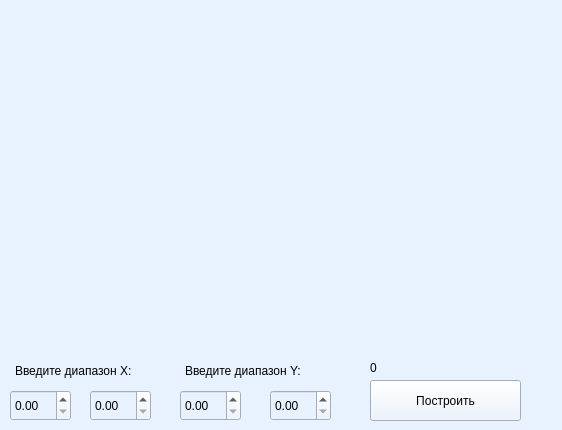
<?xml version="1.0" encoding="UTF-8"?>
<ui version="4.0">
 <class>Graph</class>
 <widget class="QWidget" name="Graph">
  <property name="geometry">
   <rect>
    <x>0</x>
    <y>0</y>
    <width>562</width>
    <height>430</height>
   </rect>
  </property>
  <property name="windowTitle">
   <string>Form</string>
  </property>
  <property name="styleSheet">
   <string notr="true">background-color: rgb(232, 242, 255)</string>
  </property>
  <widget class="QCustomPlot" name="widget" native="true">
   <property name="geometry">
    <rect>
     <x>10</x>
     <y>10</y>
     <width>541</width>
     <height>341</height>
    </rect>
   </property>
   <property name="styleSheet">
    <string notr="true">QCustomPlot {background-color: #ffffff;
border-radius: 5%;
margin: 2;
}</string>
   </property>
  </widget>
  <widget class="QDoubleSpinBox" name="xMin">
   <property name="geometry">
    <rect>
     <x>90</x>
     <y>390</y>
     <width>61</width>
     <height>31</height>
    </rect>
   </property>
   <property name="styleSheet">
    <string notr="true"/>
   </property>
  </widget>
  <widget class="QDoubleSpinBox" name="yMin">
   <property name="geometry">
    <rect>
     <x>270</x>
     <y>390</y>
     <width>61</width>
     <height>31</height>
    </rect>
   </property>
   <property name="styleSheet">
    <string notr="true"/>
   </property>
  </widget>
  <widget class="QDoubleSpinBox" name="xMax">
   <property name="geometry">
    <rect>
     <x>10</x>
     <y>390</y>
     <width>61</width>
     <height>31</height>
    </rect>
   </property>
   <property name="styleSheet">
    <string notr="true"/>
   </property>
  </widget>
  <widget class="QLabel" name="yMaxLabel">
   <property name="geometry">
    <rect>
     <x>180</x>
     <y>355</y>
     <width>151</width>
     <height>31</height>
    </rect>
   </property>
   <property name="styleSheet">
    <string notr="true">QLabel {
color: black;
padding-left: 2;
font: 14pt &quot;Sans Serif Collection&quot;;
}</string>
   </property>
   <property name="text">
    <string>Введите диапазон Y:</string>
   </property>
  </widget>
  <widget class="QDoubleSpinBox" name="yMax">
   <property name="geometry">
    <rect>
     <x>180</x>
     <y>390</y>
     <width>61</width>
     <height>31</height>
    </rect>
   </property>
   <property name="styleSheet">
    <string notr="true"/>
   </property>
  </widget>
  <widget class="QLabel" name="xMaxLabel">
   <property name="geometry">
    <rect>
     <x>10</x>
     <y>355</y>
     <width>151</width>
     <height>31</height>
    </rect>
   </property>
   <property name="styleSheet">
    <string notr="true">QLabel {
color: Black;
padding-left: 2;
font: 14pt &quot;Sans Serif Collection&quot;;
}</string>
   </property>
   <property name="text">
    <string>Введите диапазон Х:</string>
   </property>
  </widget>
  <widget class="QPushButton" name="buttonGraph">
   <property name="geometry">
    <rect>
     <x>370</x>
     <y>380</y>
     <width>151</width>
     <height>41</height>
    </rect>
   </property>
   <property name="styleSheet">
    <string notr="true"/>
   </property>
   <property name="text">
    <string>Построить</string>
   </property>
  </widget>
  <widget class="QLabel" name="result">
   <property name="geometry">
    <rect>
     <x>370</x>
     <y>360</y>
     <width>58</width>
     <height>16</height>
    </rect>
   </property>
   <property name="text">
    <string>0</string>
   </property>
  </widget>
  <zorder>result</zorder>
  <zorder>widget</zorder>
  <zorder>xMin</zorder>
  <zorder>yMin</zorder>
  <zorder>xMax</zorder>
  <zorder>yMaxLabel</zorder>
  <zorder>yMax</zorder>
  <zorder>xMaxLabel</zorder>
  <zorder>buttonGraph</zorder>
 </widget>
 <customwidgets>
  <customwidget>
   <class>QCustomPlot</class>
   <extends>QWidget</extends>
   <header>graph/qcustomplot.h</header>
   <container>1</container>
  </customwidget>
 </customwidgets>
 <resources/>
 <connections/>
</ui>
